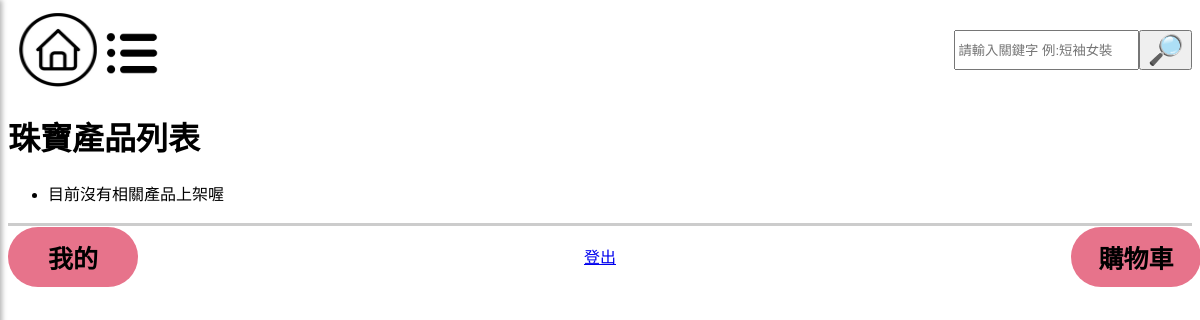
/shoe/, run on an earlier commit of the app's database.
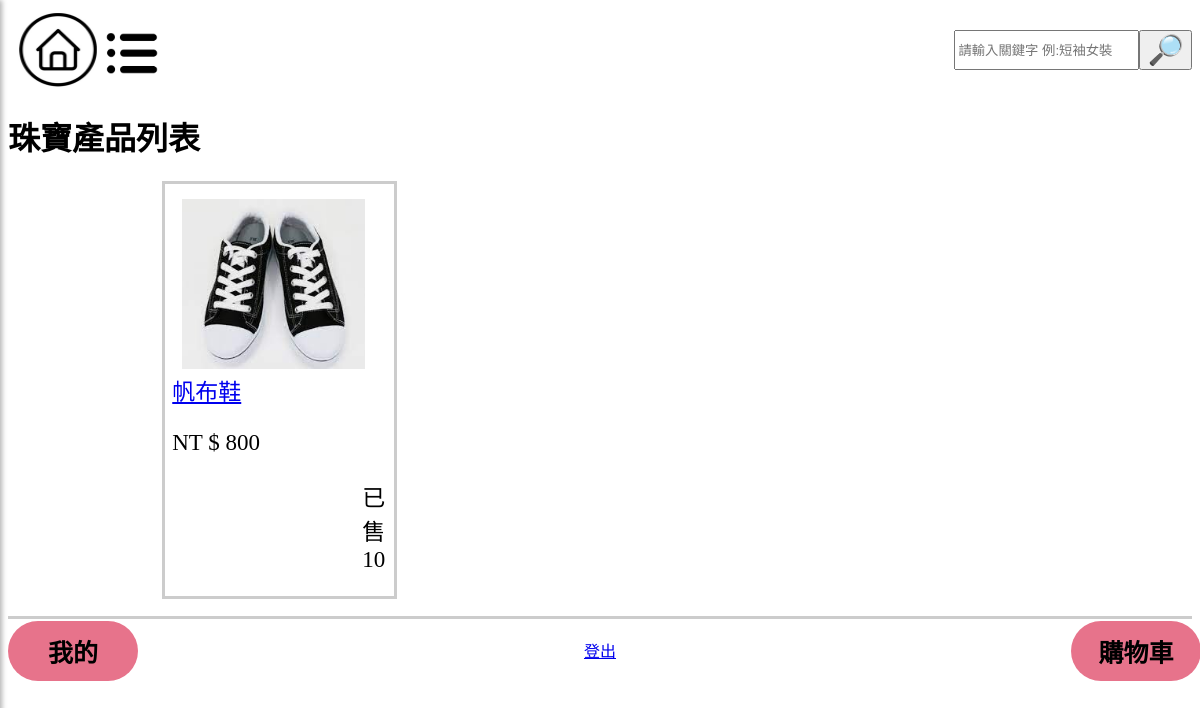
And on a later commit of the database.
### mysite/models.py (models this page shows, shortened)
class Product(models.Model):
    name = models.CharField(max_length=100)
    image = models.ImageField(upload_to='product_images/', default='default.jpg')  # 定義默認值
    price = models.CharField(max_length=20,default='0')
    color = models.CharField(max_length=20,default='商品顏色')
    description = models.TextField()
    quantity = models.IntegerField(default=0)
    category = models.CharField(max_length=10,default="man")

### mysite/views.py (the view)
# urls.py: path('shoe/',mv.shoe,name="shoe"),
def shoe(request):
    shoes_products = Product.objects.filter(category='shoe')
    return render(request, 'shoe.html', {'shoes_products': shoes_products})

### templates/shoe.html
{% extends "home.html" %}
{% load static %}
{% block content %}
    <h1>珠寶產品列表</h1>
    <link rel="stylesheet" href="{% static 'css/main.css' %}">
    <ul>
        {% if shoes_products %}
            {% for product in shoes_products %}
            <div class="fyp-b">
                {% if product.image %}
                    <img id="fyp-p" src="{{ product.image.url }}" alt="{{ product.name }}">
                {% else %}
                    <p>No image available</p>
                {% endif %}
                <div class="fyp-1t">
                    <a href='/product/{{ product.id }}'>{{product.name }}</a>
                    <p>NT $ {{ product.price }}</p>
                    <p id="sell{{ forloop.counter }}">已售 {{ product.quantity }}</p>
                </div>
            </div>
            {% endfor %}
        {% else %}
            <li>目前沒有相關產品上架喔</li>
        {% endif %}
    </ul>
{% endblock %}

### templates/home.html (shortened to what this page needs)
{% load static %}
<!DOCTYPE html>
<html lang="zh-Hant">
<head>
    <link rel="stylesheet" href="{% static 'css/main.css' %}">
</head>
<body>
    <div class="top">
        <div class="icon-box">
            <a href="{% url 'home' %}">
            <img id="house" src="{% static 'images/house.png' %}" alt="">
            </a>
            <img id="list-p" src="{% static 'images/list-p.png' %}" alt="">
        </div>
        <form method="POST" action="/search/">
            <div class="search-box">
                <input type="text" id="q" name="q" placeholder="請輸入關鍵字 例:短袖女裝">
                <button type="submit" style="font-family:微軟正黑體;font-weight:bolder;font-size:22pt;">&#x1F50E;</button>
            </div>
        </form>
    </div>
    {% block content %}{% endblock %}
    <div class="list">
        <a href="{% url 'mine' %}"><button id="mine">我的</button></a>
        <a href="{% url 'logout' %}" class="list-group-item">登出</a>
        <a href="{% url 'shopcar' %}"><button id="car">購物車</button></a>
    </div>
</body>
</html>

### static/css/main.css (style rules this page uses)
.top { height: 20%; width: 100%; display: flex; justify-content: space-between; align-items: center; }
.icon-box { display: flex; width: 20%; }
#house { height: 80px; width: 80px; margin-left: 10px; }
.search-box { width: 30%; margin-right: 0.5%; display: flex; }
.fyp-b { width: 20%; height: 50%; border-style: solid; border-color: #ccc; border-width: 3px; margin-left: 10%; }
#fyp-p { width: 80%; height: 80%; margin-left: 16.5px; margin-top: 15px; }
.fyp-1t { margin-left: 3%; font-size: 23px; }
#sell1 { margin-left: 190px; }
.list { width: 100%; height: 20%; margin-top: 1.5%; border-style: solid; border-color: #ccc; border-right: none; border-bottom: none; border-left: none; border-width: 3px; display: flex; justify-content: space-between; align-items: center; }
#list-p { width: 60px; height: 60px; margin-top: 14px; margin-left: 5px; }
#car { width: 130px; height: 60px; font-size: 25px; background-color: rgb(231, 115, 139); border: none; border-radius: 30px; font-weight: bold; margin-top: 1.3%; margin-left: 7%; }
#mine { width: 130px; height: 60px; font-size: 25px; background-color: rgb(231, 115, 139); border: none; border-radius: 30px; font-weight: bold; margin-top: 1.3%; margin-right: 5%; }

What changed in the data, as far as the page shows it:
added Product: image (picture), name "帆布鞋", price "800", quantity "10"
Also different on the page:
text no longer shown: "目前沒有相關產品上架喔"
